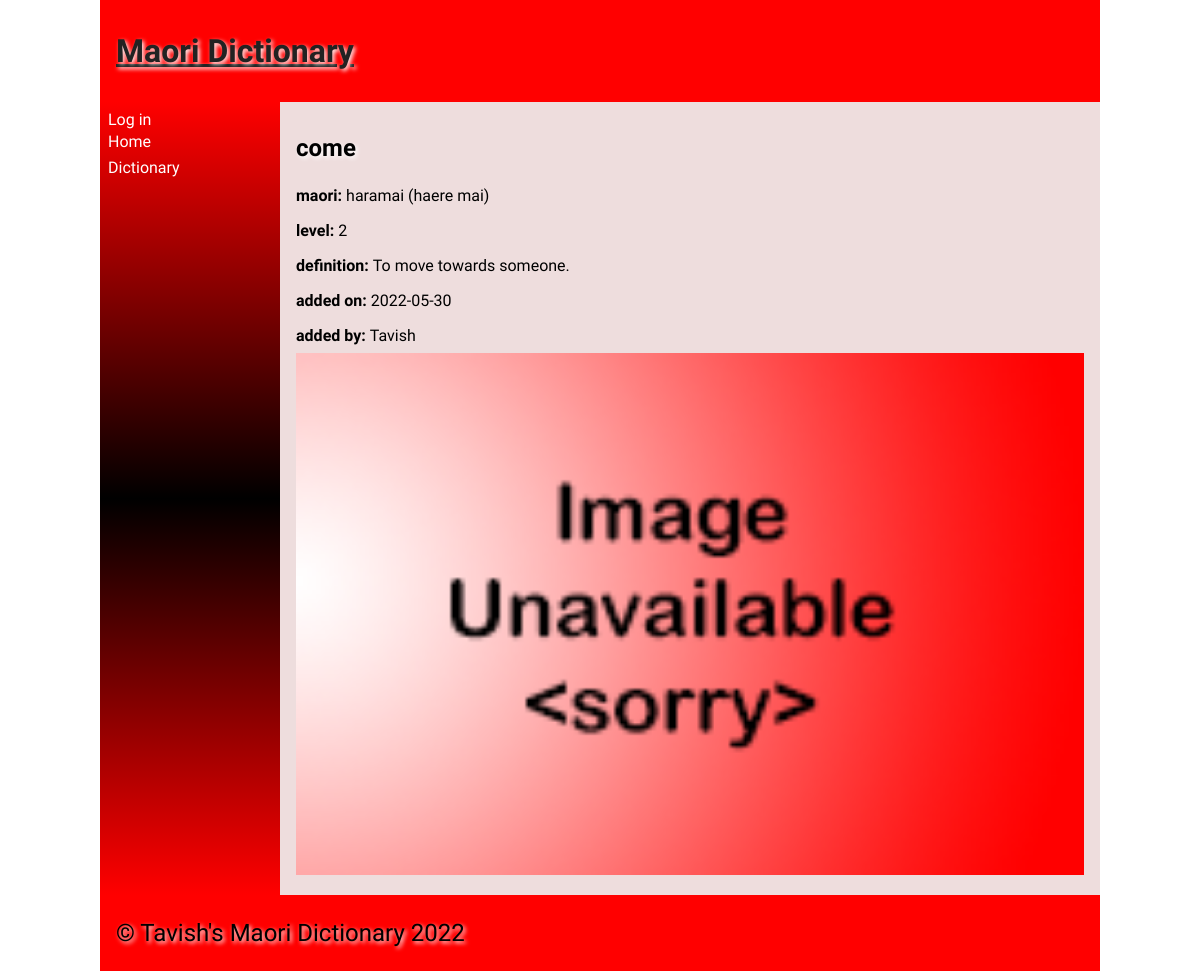
/words/come, run on the app's committed database.
### tables this page shows
CREATE TABLE "words"
(
    id         integer
        constraint words_pk
            primary key autoincrement,
    english    varchar(30),
    maori      varchar(30),
    definition varchar(200),
    level      integer(2),
    image      varchar(15),
    added_by   varchar(30),
    userid     integer
        references users,
    timestamp  DATETIME
);

CREATE TABLE users
(
    id       integer
        constraint users_pk
            primary key autoincrement,
    fname    VARCHAR(30),
    lname    VARCHAR(30),
    email    VARCHAR(80),
    password CHAR(60)
);

### app.py (the view)
@app.route('/words/<xword>') #detailed display of words once clicking on the intial display
def render_word_page(xword): #xword is the word that is being clicked on
    if is_logged_in(): #only needs userid if logged in which allows people who aren't logged in to also view the dictionary
        userid = session['userid']
    con = create_connection(DB_NAME)
    cur = con.cursor()
    cur.execute ("SELECT english, maori, level, definition, added_by, image, timestamp, id, userid FROM words WHERE english=?", (xword, )) #executes query and passes the word being clicked on
    word_data = cur.fetchall()
    print(word_data)
    cur.execute("SELECT fname FROM users WHERE id=?", (word_data[0][8],))
    user_data = cur.fetchall()
    con.commit()
    con.close()
    print(user_data)
    return render_template('words.html', logged_in = is_logged_in(), words=word_data, users=user_data)

### app.py (called while the page is built)
def is_logged_in():
    if session.get('email') is None: #if email not entered, then user isn't logged in
        print('Not logged in')
        return False
    else:
        print('Logged in') #if email is entered then user is logged in
        return True

def create_connection(db_file):
   try:
       connection = sqlite3.connect(db_file)
       connection.execute('pragma foreign_keys=ON')
       return connection
   except Error as e:
       print(e)
   return None

### templates/words.html (shortened to what this page needs)
{% extends "base.html" %}
{%block heading%}<a  href = "/"><strong> Maori Dictionary</strong></a> {% endblock %}
{% block main %}
<div id="words">
{% for words in words %}
        <div class = "product-box">
            <h2>  {{ words[0] }}</h2>
            <p> <strong> maori: </strong> {{ words[1] }}</p>
            <p> <strong> level: </strong> {{ words[2] }}</p>
            <p> <strong> definition: </strong> {{ words[3] }}</p>
            <p> <strong> added on: </strong> {{ words[6] }}</p>
            <p> <strong> added by: </strong> {{ users[0][0] }}</p>
            <img src= "/static/images/{{words[5] }}">
        </div>
        {% endfor %}
</div>
{% endblock %}

### static/css/style.css (style rules this page uses)
* { font-family: Comfortaa, sans-serif; margin: 0; padding: 0; box-sizing: border-box; }
h1, h2, h3, h4 { padding: 1rem 0; font-family: 'Suez One', serif; color: #000; text-shadow: 2px 2px 4px #fff; }
p { padding: 0.5rem 0; }
a { color: #222; }
img { width: 100%; }

### data on the page
words: english "come", maori "haramai (haere mai)", level "2", definition "To move towards someone.", timestamp "2022-05-30", image (placeholder picture)
users: fname "Tavish"
